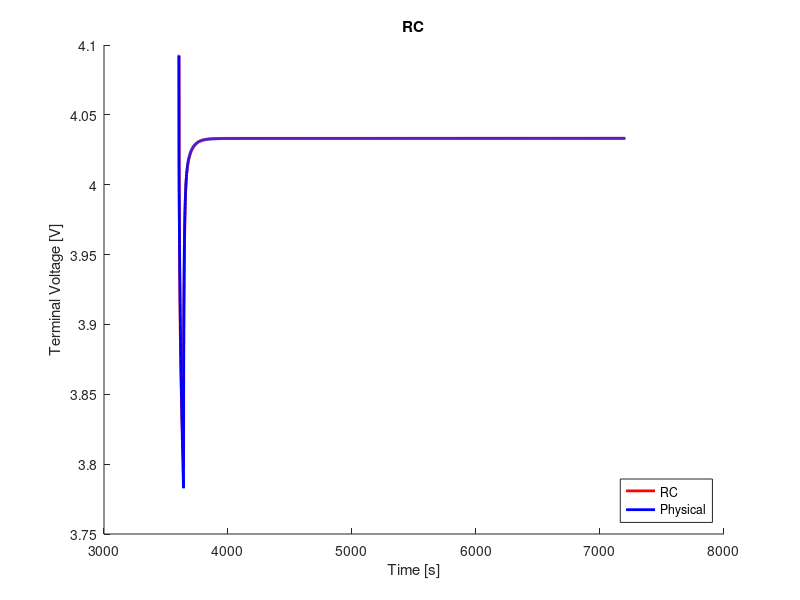

Write MATLAB code to recreate this figure.
clear;
clc;
close all;

%% load data
load('ocv_final.mat');
time_ocv = time;
load('pulse_10_c_1.mat');
load('rc2_cf_10_c.mat');

%% voltage limitations
v_max = 4.4;                                    % cut-over voltage
v_min = 3.0;                                    % cut-off voltage

%% resample ocv and soc
t1 = time_ocv(1);
t2 = time_ocv(end);
dt = 1;                                         % sample time
t = (t1:dt:t2) - t1;

ocv = interp1(time_ocv, ocv, t1:dt:t2);
soc = interp1(time_ocv, soc, t1:dt:t2);

s = length(time);

%% variables
Q = 16.8;
eta = 1.0;                                  % coulombic efficiency

n = 2;                                      % number of rc links
i_r = zeros(n, 1);
v_c = zeros(n, 1);
flag = 1;

%% compute soc
ind_init = soc(interp1(ocv, 1:length(ocv), V_batt_time(1), 'nearest'))
ind_init = interp1(soc, 1:length(soc), ind_init, 'nearest');
v_t(1) = ocv(ind_init);
z0 = soc(ind_init);
z = z0 - dt/(Q*3600)*eta*cumsum(I(1:end));

% manual fit
p = 2;
r0 = r0_cf(p);
r1 = r1_cf(p);
r2 = r2_cf(p);
% r3 = r3_cf(p);
c1 = c1_cf(p);
c2 = c2_cf(p);
% c3 = c3_cf(p);

r = [r1; r2];
c = [c1; c2];

%% compute terminal voltage
for j = 1:n
    f(j) = exp(-dt/(r(j)*c(j)));
end
for k = 1:s-1
    if flag == 1
        i_r(:, k+1) = diag(f)*i_r(:, k) + (1-f')*I(k);
        v_c(:, k) = i_r(:, k).*r;
        ind = interp1(soc, 1:length(soc), z(k), 'nearest');
        v_t(k+1) = ocv(ind) - sum(v_c(:, k)) - I(k).*r0;
        if v_t(k) < v_min
            fprintf('Reached lower voltage limit.');
            flag = 0;
        end
        if v_t(k) > v_max
            fprintf('Reached upper voltage limit.');
            flag = 0;
        end 
    end
end

%% compute rms error
v_t = reshape(v_t, size(V_batt_time));
rmse = 1000*sqrt(mean((V_batt_time - v_t).^2))     % [mV]

%% plot
figure(1);
hold on;
plot(time, v_t, 'r', 'LineWidth', 2)
hold on;
plot(time, V_batt_time, 'b', 'LineWidth', 2)
xlabel('Time [s]')
ylabel('Terminal Voltage [V]')
title('RC')
legend('RC', 'Physical', 'location', 'southeast')